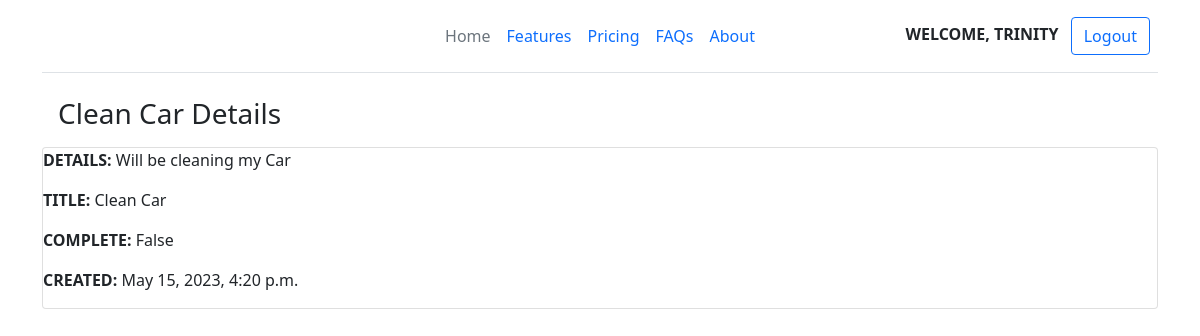
The page /detail/2 (signed in) on the database its author committed.
### base/models.py (models this page shows, shortened)
class Task(models.Model):
    user = models.ForeignKey(User,on_delete=models.CASCADE,null=True)
    title = models.CharField(max_length=200)
    description = models.TextField(null=False,blank=True)
    complete = models.BooleanField(default=False)
    created = models.DateTimeField(auto_now_add=True)
    class Meta:
        verbose_name = "Task"
        verbose_name_plural = "Task"
        ordering = ['complete']

### base/views.py (the view)
# urls.py: path("detail/<int:pk>", TaskDetail.as_view(), name="detail"),
class TaskDetail(LoginRequiredMixin,DetailView):
    model = Task
    context_object_name = 'List'
    template_name = "base/detail.html"

### base/templates/base/detail.html (shortened to what this page needs)
{% extends 'base/base.html' %}
{% block body %}
<h3 class="m-3 center">{{List.title}} Details</h3>
<div class="card card-border">
    {% if List.description %}
   <p><span> Details:</span> {{List.description}} </p>
    {% else %}
    <p class="text"> There is no description for the Task</p>
    {% endif %}
     <p><span> Title: </span>{{List.title}} </p>
    <p><span>Complete:</span> {{List.complete}}  </p>
    <p><span>Created:</span> {{List.created}}  </p>
</div>
{% endblock body %}

### base/templates/base/base.html (shortened to what this page needs)
<!DOCTYPE html>
<html>
    <head>
        <link href="https://cdn.jsdelivr.net/npm/bootstrap@5.0.2/dist/css/bootstrap.min.css" rel="stylesheet">
    </head>
    <body>
        <div class="container">
            <header class="d-flex flex-wrap align-items-center justify-content-center justify-content-md-between py-3 mb-4 border-bottom">
                <div class="col-md-3 mb-2 mb-md-0">
                  <a href="/" class="d-inline-flex link-body-emphasis text-decoration-none">
                    <svg class="bi" width="40" height="32" role="img" aria-label="Bootstrap"><use xlink:href="#bootstrap"/></svg>
                  </a>
                </div>
                <ul class="nav col-12 col-md-auto mb-2 justify-content-center mb-md-0">
                  <li><a href="{% url 'index' %}" class="nav-link px-2 link-secondary">Home</a></li>
                  <li><a href="#" class="nav-link px-2">Features</a></li>
                  <li><a href="#" class="nav-link px-2">Pricing</a></li>
                  <li><a href="#" class="nav-link px-2">FAQs</a></li>
                  <li><a href="#" class="nav-link px-2">About</a></li>
                </ul>
                {% if user.is_authenticated %}
                <div class="col-md-3 text-end">
                    <span class="me-2">Welcome, {{request.user | capfirst}} </span>
                  <a type="button" href="{% url 'logout' %}" class="btn btn-outline-primary me-2">Logout</a>
                </div>
              </header>
              {% else %}
                <div class="col-md-3 text-end">
                  <a type="button" href="{% url 'login' %}" class="btn btn-outline-primary me-2">Login</a>
                </div>
              </header>
              {% endif %}
       {% block body %}
       {% endblock body %}
        </div>
    </body>
</html>

### rows shown on the page
Task: title "Clean Car", description "Will be cleaning my Car", complete "False", created "May 15, 2023, 4:20 p.m."

### other values the page prints
{{ request.user | capfirst }} "TRINITY"
